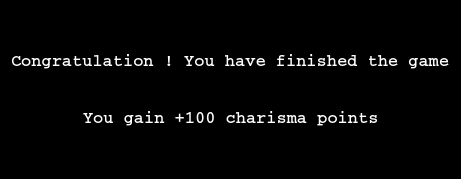
<?xml version="1.0" encoding="UTF-8"?>
<ui version="4.0">
 <class>EndWindow</class>
 <widget class="QWidget" name="EndWindow">
  <property name="geometry">
   <rect>
    <x>0</x>
    <y>0</y>
    <width>438</width>
    <height>179</height>
   </rect>
  </property>
  <property name="palette">
   <palette>
    <active>
     <colorrole role="Window">
      <brush brushstyle="SolidPattern">
       <color alpha="255">
        <red>0</red>
        <green>0</green>
        <blue>0</blue>
       </color>
      </brush>
     </colorrole>
    </active>
    <inactive>
     <colorrole role="Window">
      <brush brushstyle="SolidPattern">
       <color alpha="255">
        <red>0</red>
        <green>0</green>
        <blue>0</blue>
       </color>
      </brush>
     </colorrole>
    </inactive>
    <disabled>
     <colorrole role="Base">
      <brush brushstyle="SolidPattern">
       <color alpha="255">
        <red>0</red>
        <green>0</green>
        <blue>0</blue>
       </color>
      </brush>
     </colorrole>
     <colorrole role="Window">
      <brush brushstyle="SolidPattern">
       <color alpha="255">
        <red>0</red>
        <green>0</green>
        <blue>0</blue>
       </color>
      </brush>
     </colorrole>
    </disabled>
   </palette>
  </property>
  <property name="windowTitle">
   <string>Form</string>
  </property>
  <layout class="QVBoxLayout" name="verticalLayout">
   <item>
    <spacer name="verticalSpacer_2">
     <property name="orientation">
      <enum>Qt::Vertical</enum>
     </property>
     <property name="sizeHint" stdset="0">
      <size>
       <width>20</width>
       <height>40</height>
      </size>
     </property>
    </spacer>
   </item>
   <item>
    <layout class="QHBoxLayout" name="horizontalLayout_2">
     <item>
      <spacer name="horizontalSpacer">
       <property name="orientation">
        <enum>Qt::Horizontal</enum>
       </property>
       <property name="sizeHint" stdset="0">
        <size>
         <width>40</width>
         <height>20</height>
        </size>
       </property>
      </spacer>
     </item>
     <item>
      <widget class="QLabel" name="label">
       <property name="palette">
        <palette>
         <active>
          <colorrole role="WindowText">
           <brush brushstyle="SolidPattern">
            <color alpha="255">
             <red>255</red>
             <green>255</green>
             <blue>255</blue>
            </color>
           </brush>
          </colorrole>
         </active>
         <inactive>
          <colorrole role="WindowText">
           <brush brushstyle="SolidPattern">
            <color alpha="255">
             <red>255</red>
             <green>255</green>
             <blue>255</blue>
            </color>
           </brush>
          </colorrole>
         </inactive>
         <disabled/>
        </palette>
       </property>
       <property name="font">
        <font>
         <family>Courier</family>
         <pointsize>13</pointsize>
         <bold>true</bold>
        </font>
       </property>
       <property name="text">
        <string>Congratulation ! You have finished the game</string>
       </property>
      </widget>
     </item>
     <item>
      <spacer name="horizontalSpacer_2">
       <property name="orientation">
        <enum>Qt::Horizontal</enum>
       </property>
       <property name="sizeHint" stdset="0">
        <size>
         <width>40</width>
         <height>20</height>
        </size>
       </property>
      </spacer>
     </item>
    </layout>
   </item>
   <item>
    <spacer name="verticalSpacer_3">
     <property name="orientation">
      <enum>Qt::Vertical</enum>
     </property>
     <property name="sizeHint" stdset="0">
      <size>
       <width>20</width>
       <height>18</height>
      </size>
     </property>
    </spacer>
   </item>
   <item>
    <layout class="QHBoxLayout" name="horizontalLayout">
     <item>
      <spacer name="horizontalSpacer_3">
       <property name="orientation">
        <enum>Qt::Horizontal</enum>
       </property>
       <property name="sizeHint" stdset="0">
        <size>
         <width>40</width>
         <height>20</height>
        </size>
       </property>
      </spacer>
     </item>
     <item>
      <widget class="QLabel" name="label_2">
       <property name="palette">
        <palette>
         <active>
          <colorrole role="WindowText">
           <brush brushstyle="SolidPattern">
            <color alpha="255">
             <red>255</red>
             <green>255</green>
             <blue>255</blue>
            </color>
           </brush>
          </colorrole>
         </active>
         <inactive>
          <colorrole role="WindowText">
           <brush brushstyle="SolidPattern">
            <color alpha="255">
             <red>255</red>
             <green>255</green>
             <blue>255</blue>
            </color>
           </brush>
          </colorrole>
         </inactive>
         <disabled/>
        </palette>
       </property>
       <property name="font">
        <font>
         <family>Courier</family>
         <pointsize>13</pointsize>
         <bold>true</bold>
        </font>
       </property>
       <property name="text">
        <string>You gain +100 charisma points</string>
       </property>
      </widget>
     </item>
     <item>
      <spacer name="horizontalSpacer_4">
       <property name="orientation">
        <enum>Qt::Horizontal</enum>
       </property>
       <property name="sizeHint" stdset="0">
        <size>
         <width>40</width>
         <height>20</height>
        </size>
       </property>
      </spacer>
     </item>
    </layout>
   </item>
   <item>
    <spacer name="verticalSpacer">
     <property name="orientation">
      <enum>Qt::Vertical</enum>
     </property>
     <property name="sizeHint" stdset="0">
      <size>
       <width>20</width>
       <height>40</height>
      </size>
     </property>
    </spacer>
   </item>
  </layout>
 </widget>
 <resources/>
 <connections/>
</ui>
